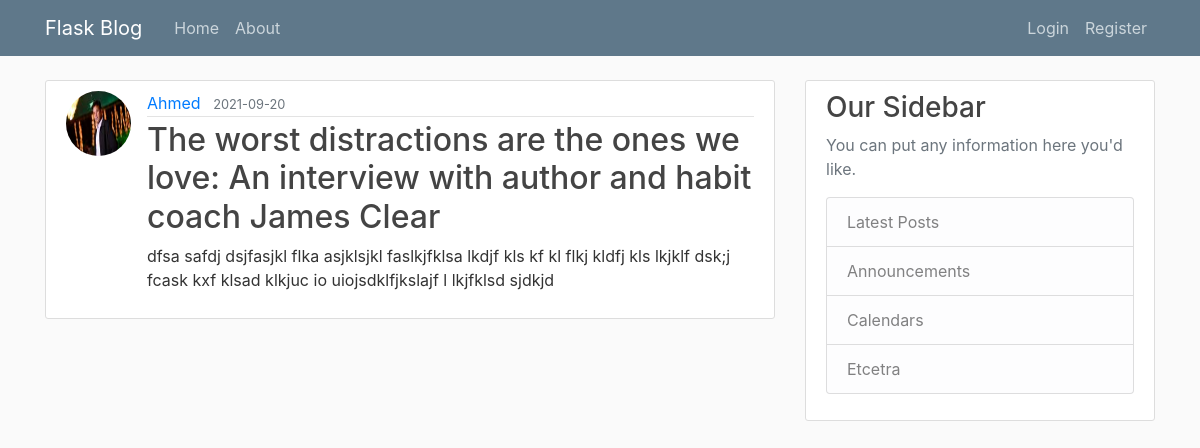
The page /post/31 on the database its author committed.
### myflaskblog/models.py (models this page shows, shortened)
class User(db.Model, UserMixin):
    id = db.Column(db.Integer, primary_key=True)
    username = db.Column(db.String(20), unique=True, nullable=False)
    email = db.Column(db.String(120), unique=True, nullable=False)
    image_file = db.Column(db.String(20), nullable=False, default='default.jpg')
    password = db.Column(db.String(60), nullable=False)
    posts = db.relationship('Post', backref='author', lazy=True)

class Post(db.Model):
    id = db.Column(db.Integer, primary_key=True)
    title = db.Column(db.String(100), nullable=False)
    date_posted = db.Column(db.DateTime, nullable=False, default=datetime.utcnow)
    content = db.Column(db.Text, nullable=False)
    user_id = db.Column(db.Integer, db.ForeignKey('user.id'), nullable=False)

### myflaskblog/posts/routes.py (the view)
@posts.route("/post/<int:post_id>")
def post(post_id):
    post = Post.query.get_or_404(post_id)
    return render_template('post.html', title=post.title, post=post)

### myflaskblog/templates/post.html (shortened to what this page needs)
{% extends "Layout.html" %}
{% block content %}
    <article class="media content-section">
        <img class="rounded-circle article-img" src="{{ url_for('static', filename='profile_pics/' + post.author.image_file)}}">
        <div class="media-body">
            <div class="article-metadata">
                <a class="mr-2" href="{{ url_for('users.user_posts', username=post.author.username)}}">{{ post.author.username }}</a>
                <small class="text-muted">{{ post.date_posted.strftime('%Y-%m-%d') }}</small>
            </div>
            <h2 class="article-title">{{ post.title }}</h2>
            <p class="article-content">{{ post.content }}</p>
        </div>
    </article>
{% endblock content %}

### myflaskblog/static/main.css (style rules this page uses)
body { background: #fafafa; color: #333333; margin-top: 5rem; }
h1, h2, h3, h4, h5, h6 { color: #444444; }
.content-section { background: #ffffff; padding: 10px 20px; border: 1px solid #dddddd; border-radius: 3px; margin-bottom: 20px; }
.article-title { color: #444444; }
.article-content { white-space: pre-line; }
.article-img { height: 65px; width: 65px; margin-right: 16px; }
.article-metadata { padding-bottom: 1px; margin-bottom: 4px; border-bottom: 1px solid #e3e3e3 }

### rows shown on the page
User: image_file (picture), author.username "Ahmed"
Post: date_posted "2021-09-20", title "The worst distractions are the ones we love: An interview with author and habit coach James Clear", content "dfsa safdj dsjfasjkl flka asjklsjkl faslkjfklsa lkdjf kls kf kl flkj kldfj kls lkjklf dsk;j fcask kxf klsad klkjuc io uiojsdklfjkslajf l lkjfklsd sjdkjd"
